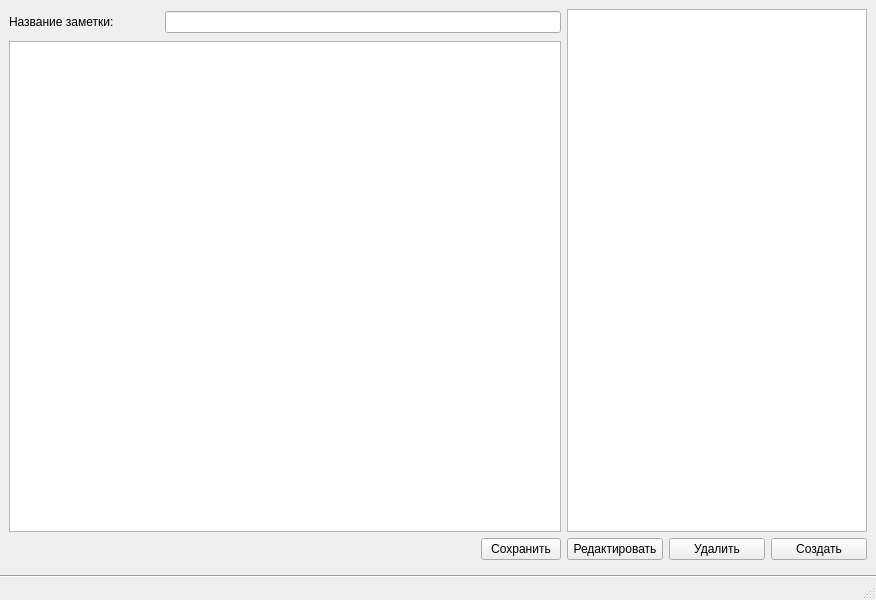
<?xml version="1.0" encoding="UTF-8"?>
<ui version="4.0">
 <class>MainWindow</class>
 <widget class="QMainWindow" name="MainWindow">
  <property name="geometry">
   <rect>
    <x>0</x>
    <y>0</y>
    <width>876</width>
    <height>600</height>
   </rect>
  </property>
  <property name="windowTitle">
   <string>MainWindow</string>
  </property>
  <widget class="QWidget" name="centralwidget">
   <layout class="QVBoxLayout" name="verticalLayout_3">
    <property name="leftMargin">
     <number>0</number>
    </property>
    <property name="topMargin">
     <number>0</number>
    </property>
    <property name="rightMargin">
     <number>0</number>
    </property>
    <property name="bottomMargin">
     <number>0</number>
    </property>
    <item>
     <layout class="QHBoxLayout" name="horizontalLayout_4">
      <item>
       <layout class="QVBoxLayout" name="verticalLayout_2">
        <property name="leftMargin">
         <number>9</number>
        </property>
        <property name="topMargin">
         <number>9</number>
        </property>
        <property name="rightMargin">
         <number>0</number>
        </property>
        <property name="bottomMargin">
         <number>9</number>
        </property>
        <item>
         <layout class="QHBoxLayout" name="horizontalLayout">
          <item>
           <widget class="QLabel" name="label_Title">
            <property name="sizePolicy">
             <sizepolicy hsizetype="Fixed" vsizetype="Fixed">
              <horstretch>0</horstretch>
              <verstretch>0</verstretch>
             </sizepolicy>
            </property>
            <property name="minimumSize">
             <size>
              <width>150</width>
              <height>26</height>
             </size>
            </property>
            <property name="text">
             <string>Название заметки:</string>
            </property>
           </widget>
          </item>
          <item>
           <widget class="QLineEdit" name="lineEdit_Title">
            <property name="minimumSize">
             <size>
              <width>0</width>
              <height>22</height>
             </size>
            </property>
           </widget>
          </item>
         </layout>
        </item>
        <item>
         <widget class="QTextEdit" name="textEdit_NoteContent"/>
        </item>
        <item>
         <layout class="QHBoxLayout" name="horizontalLayout_3">
          <item>
           <spacer name="horizontalSpacer">
            <property name="orientation">
             <enum>Qt::Horizontal</enum>
            </property>
            <property name="sizeHint" stdset="0">
             <size>
              <width>40</width>
              <height>20</height>
             </size>
            </property>
           </spacer>
          </item>
          <item>
           <widget class="QPushButton" name="pushButton">
            <property name="text">
             <string>Сохранить</string>
            </property>
           </widget>
          </item>
         </layout>
        </item>
       </layout>
      </item>
      <item>
       <layout class="QVBoxLayout" name="verticalLayout">
        <property name="leftMargin">
         <number>0</number>
        </property>
        <property name="topMargin">
         <number>9</number>
        </property>
        <property name="rightMargin">
         <number>9</number>
        </property>
        <property name="bottomMargin">
         <number>9</number>
        </property>
        <item>
         <widget class="QListWidget" name="listWidget_Notes">
          <property name="sizePolicy">
           <sizepolicy hsizetype="Fixed" vsizetype="Expanding">
            <horstretch>0</horstretch>
            <verstretch>0</verstretch>
           </sizepolicy>
          </property>
          <property name="minimumSize">
           <size>
            <width>300</width>
            <height>0</height>
           </size>
          </property>
         </widget>
        </item>
        <item>
         <layout class="QHBoxLayout" name="horizontalLayout_2">
          <item>
           <widget class="QPushButton" name="pushButton_3">
            <property name="text">
             <string>Редактировать</string>
            </property>
           </widget>
          </item>
          <item>
           <widget class="QPushButton" name="pushButton_2">
            <property name="text">
             <string>Удалить</string>
            </property>
           </widget>
          </item>
          <item>
           <widget class="QPushButton" name="pushButton_4">
            <property name="text">
             <string>Создать</string>
            </property>
           </widget>
          </item>
         </layout>
        </item>
       </layout>
      </item>
     </layout>
    </item>
    <item>
     <widget class="Line" name="line">
      <property name="sizePolicy">
       <sizepolicy hsizetype="Expanding" vsizetype="Fixed">
        <horstretch>0</horstretch>
        <verstretch>0</verstretch>
       </sizepolicy>
      </property>
      <property name="orientation">
       <enum>Qt::Horizontal</enum>
      </property>
     </widget>
    </item>
   </layout>
  </widget>
  <widget class="QStatusBar" name="statusbar"/>
 </widget>
 <resources/>
 <connections/>
</ui>
